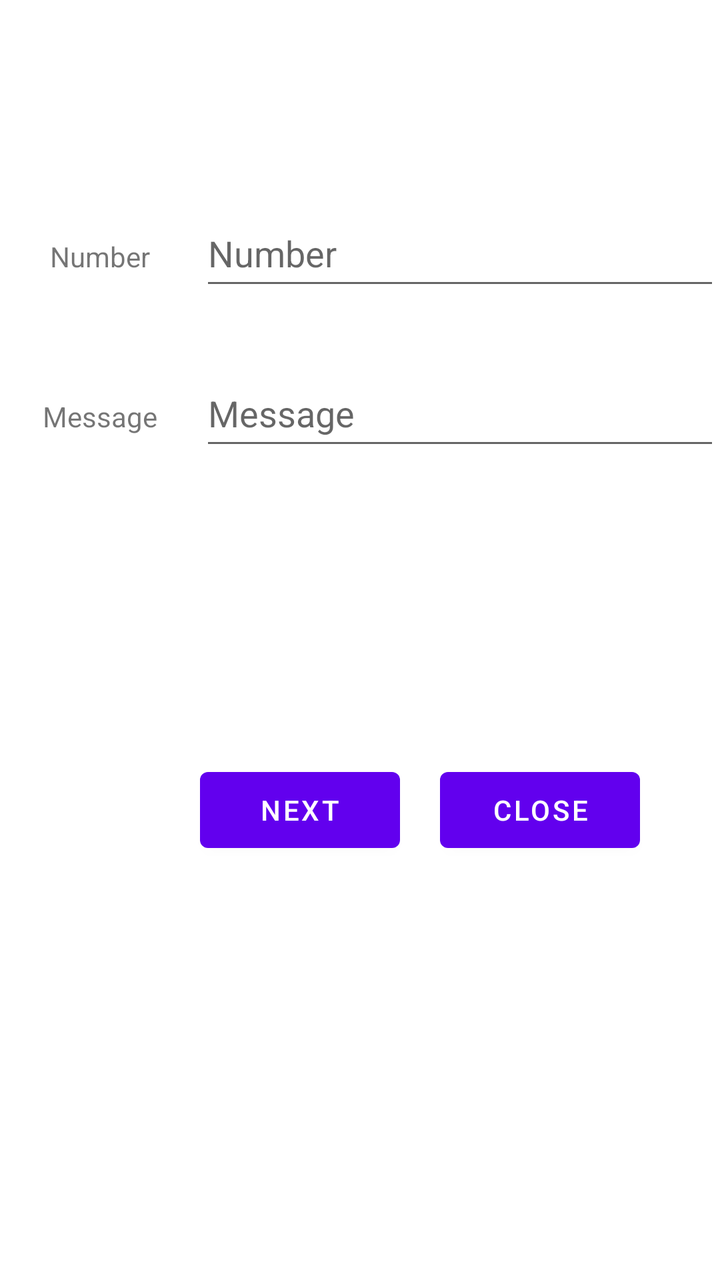
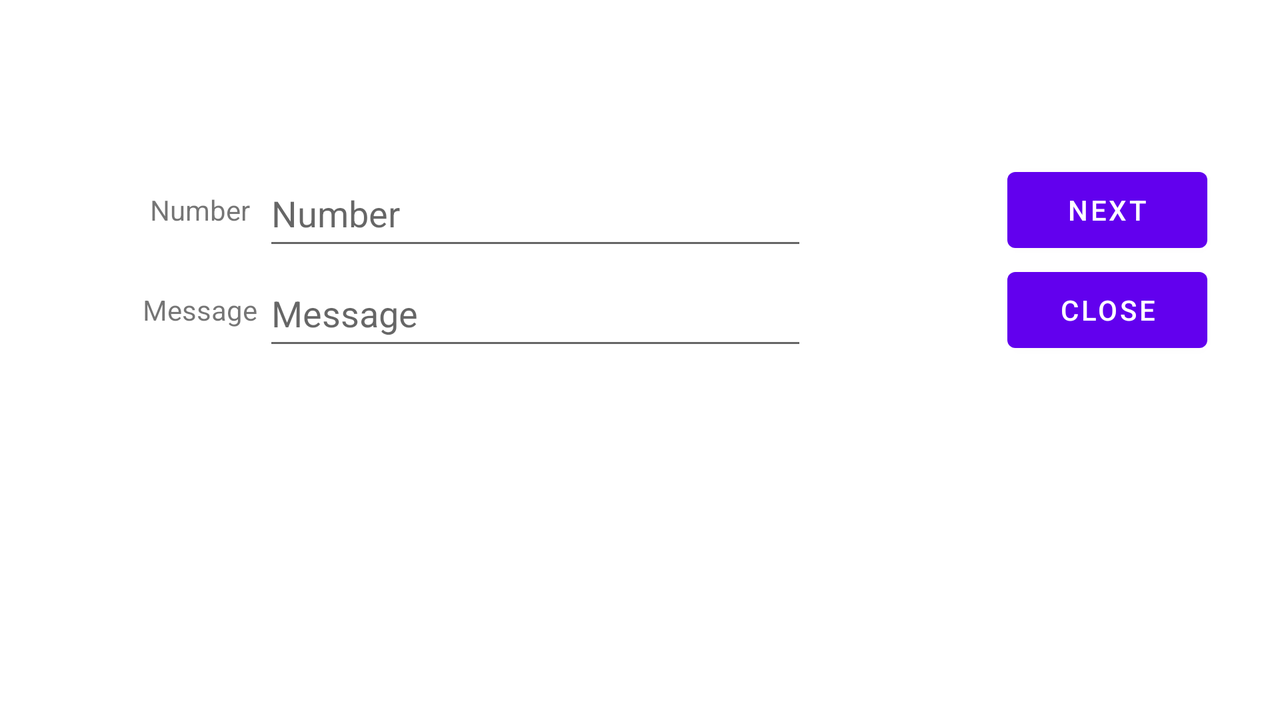

An Android layout and its configuration variant, each rendered on a device that would load it. The default file and the variant file are quoted in full after the pictures.
<!-- AndroidManifest.xml: application theme Theme.MobileNumber -->
<!-- res/layout/activity_main.xml -->
<?xml version="1.0" encoding="utf-8"?>
<LinearLayout xmlns:android="http://schemas.android.com/apk/res/android"
    xmlns:app="http://schemas.android.com/apk/res-auto"
    xmlns:tools="http://schemas.android.com/tools"
    android:layout_width="match_parent"
    android:layout_height="match_parent"
    android:orientation="vertical"
    tools:context=".MainActivity">

    <LinearLayout
        android:layout_width="match_parent"
        android:layout_height="50dp"
        android:layout_marginTop="100dp"
        android:orientation="horizontal">

        <TextView
            android:layout_width="100dp"
            android:layout_height="50dp"
            android:text="@string/MobileNumber"
            android:textAlignment="center" />
        <EditText
            android:layout_width="match_parent"
            android:layout_height="50dp"
            android:hint="@string/NumberHint"
            android:id="@+id/mobileNumber"/>
    </LinearLayout>

    <LinearLayout
        android:layout_width="match_parent"
        android:layout_height="50dp"
        android:layout_marginTop="30dp"
        android:orientation="horizontal">

        <TextView
            android:layout_width="100dp"
            android:layout_height="50dp"
            android:text="@string/Message"
            android:textAlignment="center" />
        <EditText
            android:layout_width="match_parent"
            android:layout_height="50dp"
            android:hint="@string/MessageHint"
            android:id="@+id/message"/>
    </LinearLayout>

    <LinearLayout
        android:layout_width="match_parent"
        android:layout_height="50dp"
        android:layout_marginTop="150dp"
        android:orientation="horizontal">
       <Button
           android:layout_width="100dp"
           android:layout_height="50dp"
           android:layout_marginLeft="100dp"
           android:text="@string/Next"
           android:id="@+id/next"
           android:onClick="next"/>
        <Button
            android:layout_width="100dp"
            android:layout_height="50dp"
            android:layout_marginLeft="20dp"
            android:text="@string/Close"
            android:onClick="close"
            android:id="@+id/close"/>
    </LinearLayout>

</LinearLayout>
<!-- resources referenced by this layout -->
<resources>
  <string name="Close">Close</string>
  <string name="Message">Message</string>
  <string name="MessageHint">Message</string>
  <string name="MobileNumber">Number</string>
  <string name="Next">Next</string>
  <string name="NumberHint">Number</string>
  <style name="Theme.MobileNumber" parent="Theme.MaterialComponents.DayNight.DarkActionBar">
          
          <item name="colorPrimary">@color/purple_500</item>
          <item name="colorPrimaryVariant">@color/purple_700</item>
          <item name="colorOnPrimary">@color/white</item>
          
          <item name="colorSecondary">@color/teal_200</item>
          <item name="colorSecondaryVariant">@color/teal_700</item>
          <item name="colorOnSecondary">@color/black</item>
          
          <item name="android:statusBarColor" tools:targetApi="l">?attr/colorPrimaryVariant</item>
          
      </style>
</resources>
<!-- res/layout-land/activity_main.xml (the repository's variant of the layout above) -->
<!-- drawn on the phone turned sideways -->
<?xml version="1.0" encoding="utf-8"?>
<LinearLayout xmlns:android="http://schemas.android.com/apk/res/android"
    android:layout_width="match_parent"
    android:layout_height="match_parent"
    android:orientation="horizontal">


    <LinearLayout
        android:layout_width="0dp"
        android:layout_height="match_parent"
        android:layout_weight=".3"
        android:layout_marginTop="80dp"
        android:layout_marginLeft="50dp"
        android:orientation="vertical">

        <TextView
            android:layout_width="100dp"
            android:layout_height="50dp"
            android:text="@string/MobileNumber"
            android:gravity="center" />


        <TextView
            android:layout_width="100dp"
            android:layout_height="50dp"
            android:text="@string/Message"
            android:gravity="center" />

    </LinearLayout>
    <LinearLayout
        android:layout_width="0dp"
        android:layout_height="match_parent"
        android:layout_weight="1"
        android:layout_marginTop="80dp"
        android:orientation="vertical">

        <EditText
            android:layout_width="match_parent"
            android:layout_height="50dp"
            android:hint="@string/NumberHint"
            android:id="@+id/mobileNumber"/>
        <EditText
            android:layout_width="match_parent"
            android:layout_height="50dp"
            android:hint="@string/MessageHint"
            android:id="@+id/message"/>

    </LinearLayout>
    <LinearLayout
        android:layout_width="0dp"
        android:layout_height="match_parent"
        android:layout_weight=".5"
        android:layout_marginTop="80dp"
        android:layout_marginLeft="100dp"

        android:orientation="vertical">
        <Button
            android:layout_width="100dp"
            android:layout_height="50dp"
            android:text="@string/Next"
            android:id="@+id/next"
            android:onClick="next"/>
        <Button
            android:layout_width="100dp"
            android:layout_height="50dp"
            android:text="@string/Close"
            android:onClick="close"
            android:id="@+id/close"/>
    </LinearLayout>


</LinearLayout>
